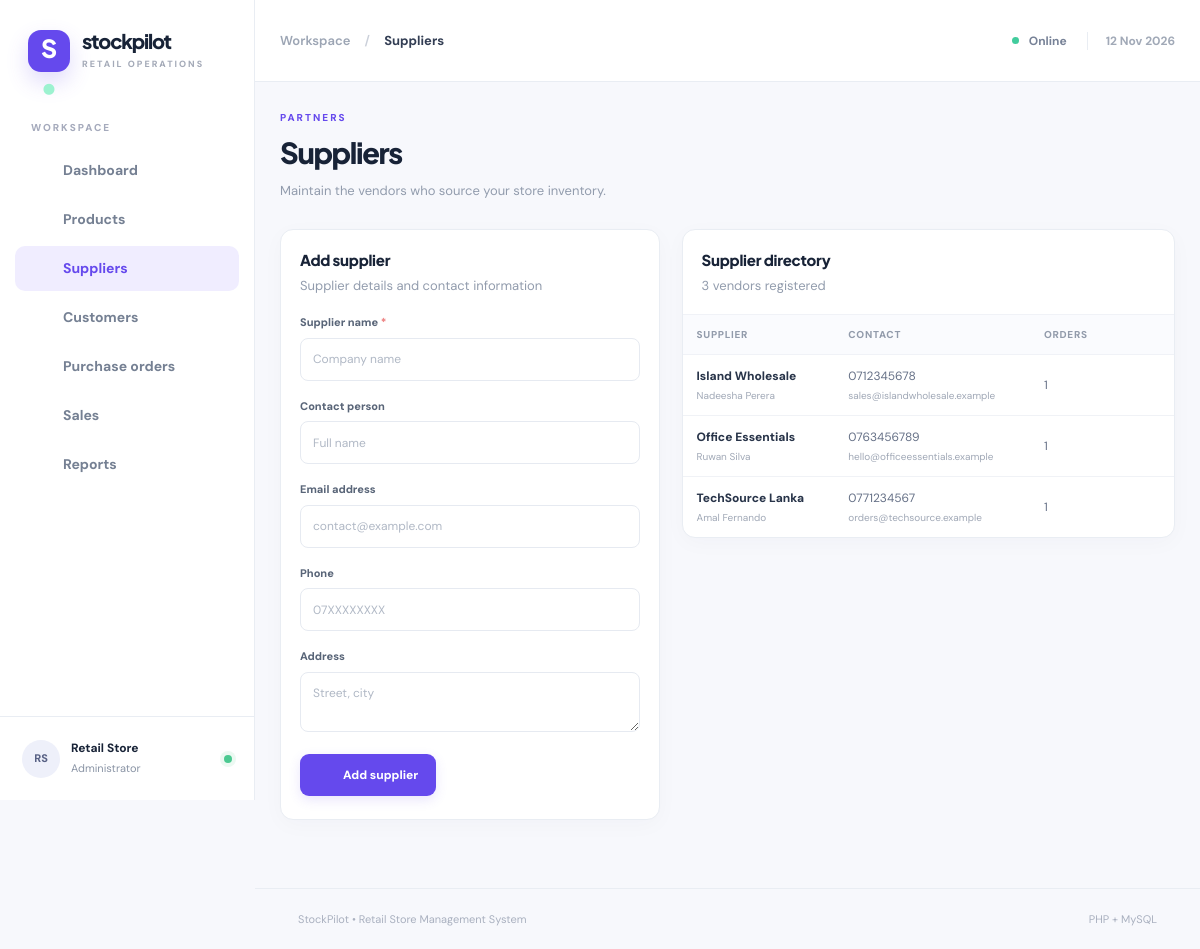
/suppliers.php, run on the app's committed database.
### tables this page shows
CREATE TABLE suppliers (
 supplier_id INT UNSIGNED AUTO_INCREMENT PRIMARY KEY,
 supplier_name VARCHAR(150) NOT NULL,
 contact_person VARCHAR(100),
 email VARCHAR(150),
 phone VARCHAR(30),
 address VARCHAR(255)
);

### suppliers.php (the view, shortened to what this page needs)
<?php
require_once __DIR__.'/bootstrap.php';
$edit=isset($_GET['edit'])?one('SELECT * FROM suppliers WHERE supplier_id=?',[valid_id($_GET['edit'])]):false;
$suppliers=rows('SELECT s.*,COUNT(DISTINCT po.purchase_order_id) order_count FROM suppliers s LEFT JOIN purchase_orders po ON s.supplier_id=po.supplier_id GROUP BY s.supplier_id ORDER BY s.supplier_name');
render_header('Suppliers','suppliers.php');page_heading('PARTNERS','Suppliers','Maintain the vendors who source your store inventory.');
?>
<div class="two-column form-layout"><section class="panel"><div class="panel-head"><div><h3><?=$edit?'Edit supplier':'Add supplier'?></h3><p>Supplier details and contact information</p></div></div><form class="form-body" method="post"><?=csrf_field()?><input type="hidden" name="id" value="<?=e($edit['supplier_id']??'')?>"><div class="field"><label>Supplier name <span>*</span></label><input name="supplier_name" required maxlength="150" value="<?=e($edit['supplier_name']??'')?>" placeholder="Company name"></div><div class="field"><label>Contact person</label><input name="contact_person" maxlength="100" value="<?=e($edit['contact_person']??'')?>" placeholder="Full name"></div><div class="field"><label>Email address</label><input name="email" type="email" maxlength="150" value="<?=e($edit['email']??'')?>" placeholder="contact@example.com"></div><div class="field"><label>Phone</label><input name="phone" maxlength="30" value="<?=e($edit['phone']??'')?>" placeholder="07XXXXXXXX"></div><div class="field"><label>Address</label><textarea name="address" rows="2" maxlength="255" placeholder="Street, city"><?=e($edit['address']??'')?></textarea></div><div class="form-actions"><button class="btn primary" type="submit"><?=icon('check')?><?=$edit?'Save changes':'Add supplier'?></button><?php if($edit):?><a href="suppliers.php" class="btn ghost">Cancel</a><?php endif;?></div></form></section>
<section class="panel"><div class="panel-head"><div><h3>Supplier directory</h3><p><?=count($suppliers)?> vendors registered</p></div></div><div class="table-wrap"><table><thead><tr><th>Supplier</th><th>Contact</th><th>Orders</th><th></th></tr></thead><tbody><?php foreach($suppliers as $s):?><tr><td><strong><?=e($s['supplier_name'])?></strong><small class="table-sub"><?=e($s['contact_person']??'No contact person')?></small></td><td><?=e($s['phone']??'—')?><small class="table-sub"><?=e($s['email']??'')?></small></td><td><?=e($s['order_count'])?></td><td><a class="icon-button" title="Edit" href="suppliers.php?edit=<?=$s['supplier_id']?>"><?=icon('edit')?></a></td></tr><?php endforeach;if(!$suppliers):?><tr><td colspan="4" class="empty">No suppliers yet.</td></tr><?php endif;?></tbody></table></div></section></div>
<?php render_footer(); ?>

### bootstrap.php (shortened to what this page needs)
<?php
function db(): PDO {
    static $pdo = null;
    if ($pdo === null) {
        try {
            $pdo = new PDO('mysql:host='.DB_HOST.';port='.DB_PORT.';dbname='.DB_NAME.';charset=utf8mb4', DB_USER, DB_PASSWORD, [
                PDO::ATTR_ERRMODE => PDO::ERRMODE_EXCEPTION,
                PDO::ATTR_DEFAULT_FETCH_MODE => PDO::FETCH_ASSOC,
                PDO::ATTR_EMULATE_PREPARES => false,
            ]);
            $expected = ['categories','customers','products','product_suppliers','purchase_orders','purchase_order_items','sales','sale_items','suppliers'];
            $found = $pdo->query('SHOW TABLES')->fetchAll(PDO::FETCH_COLUMN);
            $missing = array_diff($expected, $found);
        } catch (PDOException $e) {
            http_response_code(503);
            exit('<div style="font:16px Arial;max-width:700px;margin:12vh auto;padding:35px;border:1px solid #ddd;border-radius:15px"><h2>Database connection failed</h2><p>Start MySQL in XAMPP, import <code>database.sql</code> and check <code>config.php</code>.</p><pre>'.htmlspecialchars($e->getMessage(),ENT_QUOTES,'UTF-8').'</pre></div>');
        }
    }
    return $pdo;
}
function e($value): string { return htmlspecialchars((string)($value ?? ''), ENT_QUOTES | ENT_SUBSTITUTE, 'UTF-8'); }
function take_flash(): ?array { $f=$_SESSION['flash']??null;unset($_SESSION['flash']);return $f; }
function rows(string $sql, array $params=[]): array { $stmt=db()->prepare($sql);$stmt->execute($params);return $stmt->fetchAll(); }
function icon(string $name): string {
    $paths=[
      'grid'=>'<rect x="3" y="3" width="7" height="7" rx="1"/><rect x="14" y="3" width="7" height="7" rx="1"/><rect x="3" y="14" width="7" height="7" rx="1"/><rect x="14" y="14" width="7" height="7" rx="1"/>',
      'box'=>'<path d="M21 8a2 2 0 0 0-1-1.73l-7-4a2 2 0 0 0-2 0l-7 4A2 2 0 0 0 3 8v8a2 2 0 0 0 1 1.73l7 4a2 2 0 0 0 2 0l7-4A2 2 0 0 0 21 16Z"/><path d="m3.3 7 8.7 5 8.7-5M12 22V12"/>',
      'truck'=>'<path d="M10 17h4V5H2v12h3"/><path d="M14 9h4l4 4v4h-3"/><circle cx="7.5" cy="17.5" r="2.5"/><circle cx="16.5" cy="17.5" r="2.5"/>',
      'cart'=>'<circle cx="9" cy="21" r="1"/><circle cx="20" cy="21" r="1"/><path d="M1 1h4l2.8 13.4a2 2 0 0 0 2 1.6h9.8a2 2 0 0 0 2-1.6L23 6H6"/>',
      'users'=>'<path d="M16 21v-2a4 4 0 0 0-4-4H6a4 4 0 0 0-4 4v2"/><circle cx="9" cy="7" r="4"/><path d="M22 21v-2a4 4 0 0 0-3-3.87M16 3.13a4 4 0 0 1 0 7.75"/>',
      'chart'=>'<path d="M3 3v18h18M7 16v-5M12 16V7M17 16v-9"/>',
      'plus'=>'<path d="M12 5v14M5 12h14"/>',
      'search'=>'<circle cx="11" cy="11" r="8"/><path d="m21 21-4.35-4.35"/>',
      'alert'=>'<path d="M10.3 3.9 2 18.2A2 2 0 0 0 3.7 21h16.6a2 2 0 0 0 1.7-2.8L13.7 3.9a2 2 0 0 0-3.4 0Z"/><path d="M12 9v4M12 17h.01"/>',
      'arrow'=>'<path d="M5 12h14m-6-6 6 6-6 6"/>',
      'check'=>'<path d="m5 12 4 4L19 6"/>',
      'layers'=>'<path d="m12 2-9 5 9 5 9-5-9-5ZM3 12l9 5 9-5M3 17l9 5 9-5"/>',
      'menu'=>'<path d="M4 6h16M4 12h16M4 18h16"/>',
      'printer'=>'<path d="M6 9V2h12v7M6 18H4a2 2 0 0 1-2-2v-5a2 2 0 0 1 2-2h16a2 2 0 0 1 2 2v5a2 2 0 0 1-2 2h-2"/><path d="M6 14h12v8H6z"/>',
      'edit'=>'<path d="M12 20h9M16 4a2.1 2.1 0 0 1 3 3L7 19l-4 1 1-4Z"/>',
      'trash'=>'<path d="M3 6h18M8 6V4h8v2m3 0-1 14H6L5 6M10 10v6m4-6v6"/>',
    ];
    return '<svg width="19" height="19" viewBox="0 0 24 24" fill="none" stroke="currentColor" stroke-width="1.8" stroke-linecap="round" stroke-linejoin="round" aria-hidden="true">'.($paths[$name]??$paths['grid']).'</svg>';
}
function render_header(string $title,string $section): void {
    $nav=['index.php'=>['grid','Dashboard'],'products.php'=>['box','Products'],'suppliers.php'=>['truck','Suppliers'],'customers.php'=>['users','Customers'],'purchases.php'=>['layers','Purchase orders'],'sales.php'=>['cart','Sales'],'reports.php'=>['chart','Reports']];
    $flash=take_flash();
    ?><!doctype html><html lang="en"><head><meta charset="utf-8"><meta name="viewport" content="width=device-width,initial-scale=1"><title><?=e($title)?> · <?=APP_NAME?></title><link rel="stylesheet" href="assets/style.css"></head>
    <body><div class="shell"><aside class="sidebar" id="sidebar"><div class="brand"><div class="brand-mark">S<span>•</span></div><div><strong>stockpilot</strong><small>RETAIL OPERATIONS</small></div></div><div class="nav-heading">WORKSPACE</div><nav class="nav"><?php foreach($nav as $path=>[$glyph,$label]): ?><a class="nav-link <?=$section===$path?'active':''?>" href="<?=e($path)?>"><?=icon($glyph)?><span><?=e($label)?></span></a><?php endforeach; ?></nav><div class="sidebar-bottom"><div class="avatar">RS</div><div><strong>Retail Store</strong><small>Administrator</small></div><span class="online"></span></div></aside><div class="main"><header class="topbar"><button type="button" class="icon-button mobile-menu" onclick="document.getElementById('sidebar').classList.toggle('show')" aria-label="Open menu"><?=icon('menu')?></button><div class="breadcrumb">Workspace <span>/</span> <strong><?=e($title)?></strong></div><div class="top-right"><span class="live-dot"></span> Online <span class="top-date"><?=date('d M Y')?></span></div></header><main class="content"><?php if($flash):?><div class="notice <?=e($flash['type'])?>"><?=icon($flash['type']==='error'?'alert':'check')?><?=e($flash['message'])?></div><?php endif;?>
    <?php
}
function render_footer(): void { echo '</main><footer class="footer">StockPilot • Retail Store Management System <span>PHP + MySQL</span></footer></div></div><script src="assets/app.js"></script></body></html>'; }
function page_heading(string $eyebrow,string $title,string $description,string $right=''): void {echo '<div class="page-heading"><div><div class="eyebrow">'.e($eyebrow).'</div><h1>'.e($title).'</h1><p>'.e($description).'</p></div><div class="heading-actions">'.$right.'</div></div>';}

### data on the page
suppliers: supplier_name "Island Wholesale", contact_person "Nadeesha Perera", phone "0712345678", email "sales@islandwholesale.example", order_count "1"
suppliers: supplier_name "Office Essentials", contact_person "Ruwan Silva", phone "0763456789", email "hello@officeessentials.example", order_count "1"
suppliers: supplier_name "TechSource Lanka", contact_person "Amal Fernando", phone "0771234567", email "orders@techsource.example", order_count "1"

### other printed values
$label "Dashboard"
$label "Products"
$label "Suppliers"
$label "Customers"
$label "Purchase orders"
$label "Sales"
$label "Reports"
$title "Suppliers"
$eyebrow "PARTNERS"
$description "Maintain the vendors who source your store inventory."
count($suppliers) "3"
